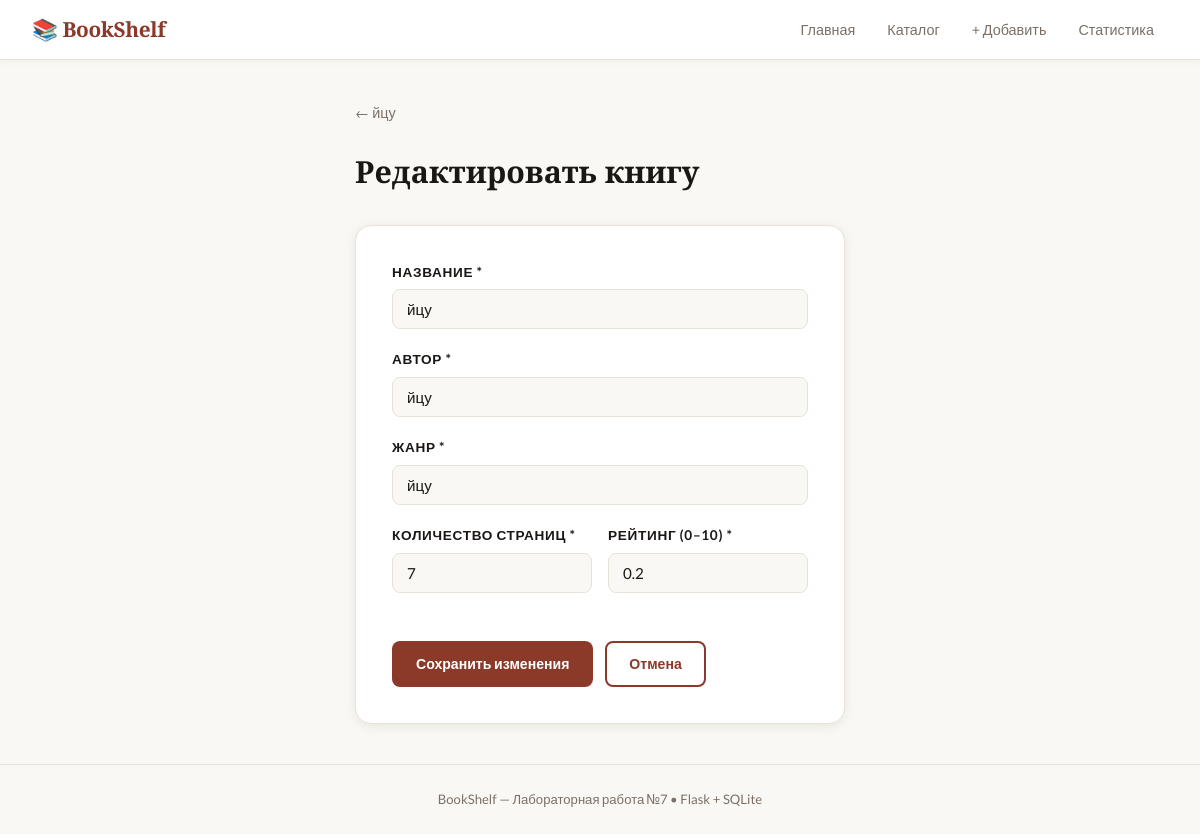
Page /books/6/edit on the committed database.
### tables this page shows
CREATE TABLE books (
                id INTEGER PRIMARY KEY AUTOINCREMENT,
                title TEXT NOT NULL,
                author TEXT NOT NULL,
                genre TEXT NOT NULL,
                pages INTEGER NOT NULL,
                rating REAL NOT NULL,
                created_at TEXT NOT NULL
            );

### app.py (the view, shortened to what this page needs)
@app.route('/books/<int:book_id>/edit', methods=['GET', 'POST'])
def edit_book(book_id):
    with get_db() as conn:
        book = conn.execute('SELECT * FROM books WHERE id=?', (book_id,)).fetchone()
    if book is None:
        abort(404)
    errors = {}
    form_data = dict(book)
    return render_template('edit_book.html', book=book, errors=errors, form_data=form_data)

### app.py (called while the page is built)
def get_db():
    conn = sqlite3.connect(DB_PATH)
    conn.row_factory = sqlite3.Row
    return conn

### templates/edit_book.html (shortened to what this page needs)
{% extends "base.html" %}
{% block content %}
<div class="breadcrumb">
  <a href="{{ url_for('book_detail', book_id=book.id) }}">← {{ book.title }}</a>
</div>
<div class="form-page">
  <h1>Редактировать книгу</h1>
  <form method="post" class="book-form" novalidate>
    <div class="form-group {% if errors.title %}has-error{% endif %}">
      <label for="title">Название *</label>
      <input type="text" id="title" name="title"
             value="{{ form_data.get('title', book.title) }}"/>
    </div>
    <div class="form-group {% if errors.author %}has-error{% endif %}">
      <label for="author">Автор *</label>
      <input type="text" id="author" name="author"
             value="{{ form_data.get('author', book.author) }}"/>
    </div>
    <div class="form-group {% if errors.genre %}has-error{% endif %}">
      <label for="genre">Жанр *</label>
      <input type="text" id="genre" name="genre"
             value="{{ form_data.get('genre', book.genre) }}"/>
    </div>
    <div class="form-row">
      <div class="form-group {% if errors.pages %}has-error{% endif %}">
        <label for="pages">Количество страниц *</label>
        <input type="number" id="pages" name="pages" min="1"
               value="{{ form_data.get('pages', book.pages) }}"/>
      </div>
      <div class="form-group {% if errors.rating %}has-error{% endif %}">
        <label for="rating">Рейтинг (0–10) *</label>
        <input type="number" id="rating" name="rating" min="0" max="10" step="0.1"
               value="{{ form_data.get('rating', book.rating) }}"/>
      </div>
    </div>
    <div class="form-actions">
      <button type="submit" class="btn btn-primary">Сохранить изменения</button>
      <a href="{{ url_for('book_detail', book_id=book.id) }}" class="btn btn-outline">Отмена</a>
    </div>
  </form>
</div>
{% endblock %}

### static/style.css (style rules this page uses)
:root { --bg: #faf8f4; --surface: #ffffff; --border: #e8e2d9; --text: #1a1714; --muted: #7a7067; --accent: #8b3a2a; --accent-light: #f5ede9; --accent2: #2a5c8b; --high: #2d7a4f; --mid: #7a6b2d; --low: #7a2d2d; --font-display: 'Playfair Display', Georgia, serif; --font-body: 'Lato', 'Helvetica Neue', sans-serif; --radius: 8px; --shadow: 0 2px 12px rgba(0,0,0,0.08); }
*, *::before, *::after { box-sizing: border-box; margin: 0; padding: 0; }
body { background: var(--bg); color: var(--text); font-family: var(--font-body); font-size: 15px; line-height: 1.6; min-height: 100vh; display: flex; flex-direction: column; }
.btn { display: inline-block; padding: 10px 22px; border-radius: var(--radius); font-family: var(--font-body); font-size: 0.88rem; font-weight: 700; cursor: pointer; border: 2px solid transparent; text-decoration: none; transition: all 0.15s; }
.btn-primary { background: var(--accent); color: #fff; }
.btn-outline { background: transparent; color: var(--accent); border-color: var(--accent); }
.breadcrumb { margin-bottom: 24px; }
.breadcrumb a { color: var(--muted); text-decoration: none; font-size: 0.9rem; }
.form-page { max-width: 560px; }
.form-page h1 { font-family: var(--font-display); font-size: 1.9rem; margin-bottom: 28px; }
.book-form { background: var(--surface); border: 1px solid var(--border); border-radius: 16px; padding: 36px; box-shadow: var(--shadow); }
.form-group { margin-bottom: 20px; }
.form-row { display: grid; grid-template-columns: 1fr 1fr; gap: 16px; }
.form-group label { display: block; font-size: 0.85rem; font-weight: 700; margin-bottom: 6px; color: var(--text); text-transform: uppercase; letter-spacing: 0.05em; }
.form-group input { width: 100%; padding: 10px 14px; border: 1.5px solid var(--border); border-radius: var(--radius); font-family: var(--font-body); font-size: 0.95rem; background: var(--bg); color: var(--text); transition: border-color 0.15s; }
.form-actions { display: flex; gap: 12px; margin-top: 28px; }

### rows in the picture
books: title "йцу", author "йцу", genre "йцу", pages "7", rating "0.2"
